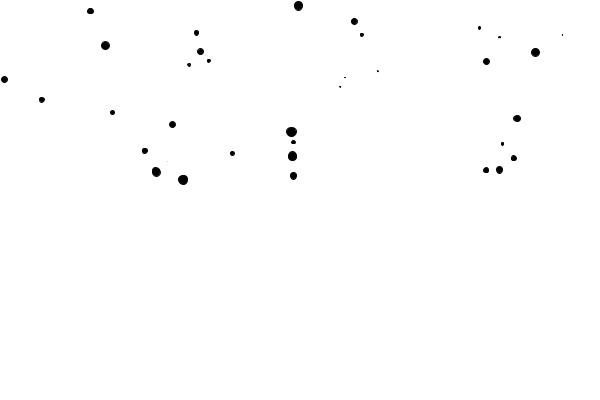
Frame 1 (no input)
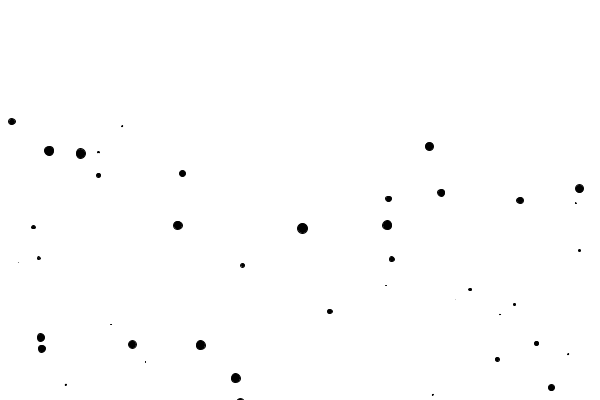
Frame 60 (the mouse pressed at the canvas centre just before this capture)
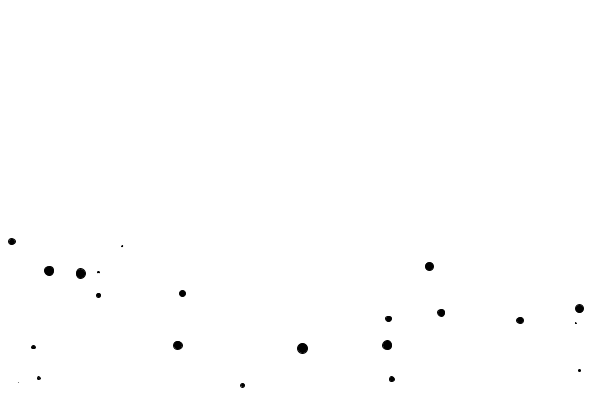
Frame 120 (the mouse held since frame 60 and released just before this capture)

The Processing sketch that drew these frames (run headless with seeded random() and noise(); from frame 60 on, the mouse is pressed at the canvas centre):

// Processing sketch: motion
// ── motion.pde
Walker[] w = new Walker[100];
float[] size = new float[100];

void setup() {
 size(600,400);
 frameRate(60);
 for(int i=0; i<w.length;i++) {
   size[i] = random(10);
   w[i] = new Walker(size[i]);
 }
}

void draw() {
 background(255);
 for(int i=0; i<w.length;i++) {
   w[i].move();
   w[i].display();
   w[i].applyForce(0,1/size[i]);
  }
}

// ── walker.pde
class Walker {
  
  float mass;
  PVector A = new PVector(0,0);
  PVector V = new PVector(0,0);
  PVector pos = new PVector(random(width), random(width));
  
  Walker(float tempMass) {
   mass = tempMass; 
  }
  
  void display() {
   fill(0);
   ellipse(pos.x, pos.y, mass, mass);
  }
    
  void move() {
    edge(); //edge detection
    V.add(A);
    V.limit(2); //Velocity limit at 5
    pos.add(V);
    A = new PVector(0,0);
  }
  
  void edge() {
    if (pos.x>width) pos.x-=width;
    else if (pos.x<0) pos.x+=width;
    else if (pos.y>height) pos.y-=height; 
    else pos.y+=height; 
  }

  void applyForce(float x, float  y) {
    PVector force = new PVector(x, y);
    A.add(force);
  }
  
  void applyForce(PVector force) {
    A.add(force);
  }
  
}
